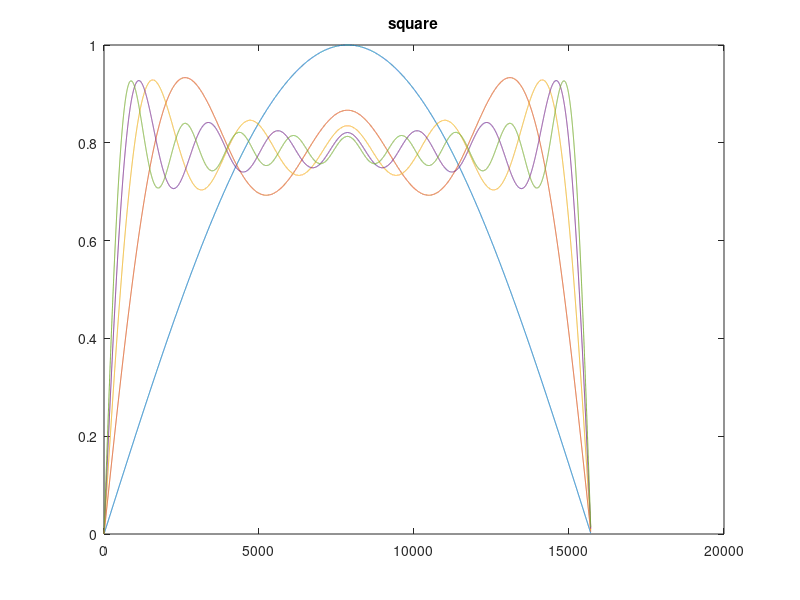

Recreate this plot in MATLAB.
t = 0:0.0002:3.14;
y = zeros(10,length(t));
x = zeros(size(t));
for k = 1:2:19
   x = x + sin(k*t)/k;
   y((k+1)/2,:) = x;
end
plot(y(1:2:9,:)')
title('square')
